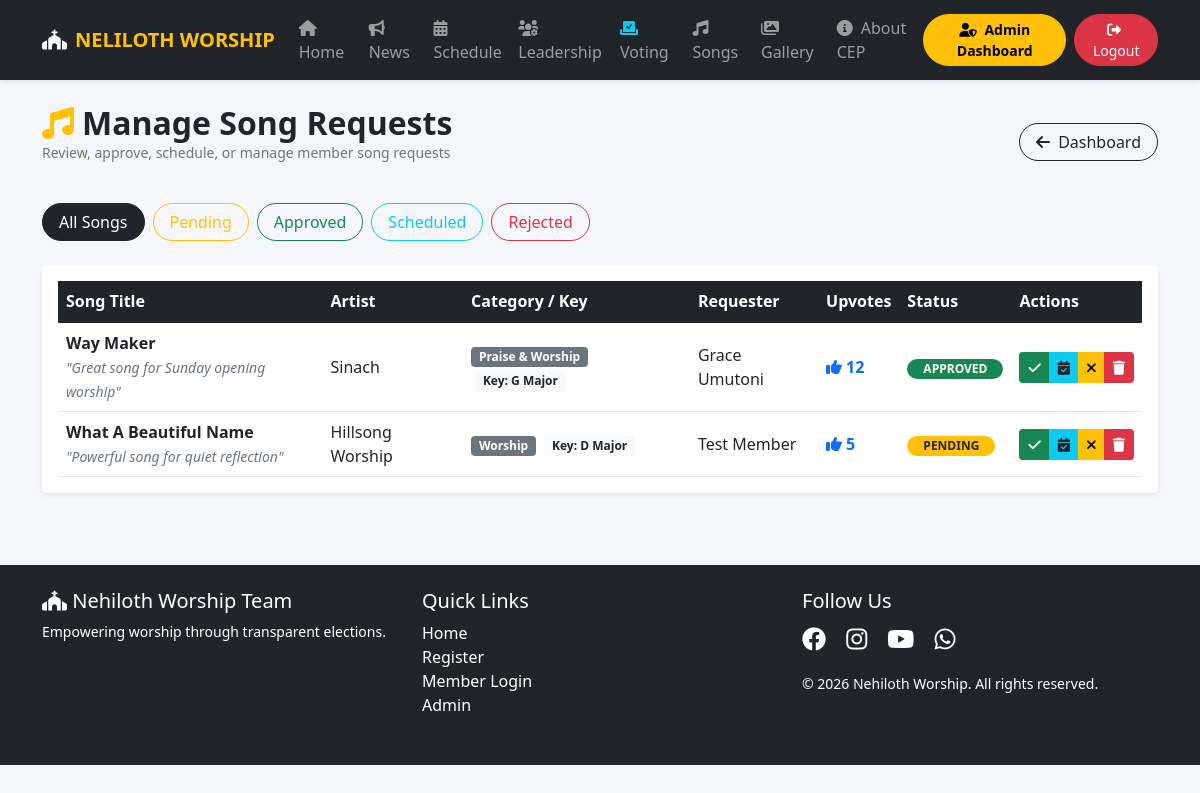
Page /admin/manage_songs.php (signed in) on the committed database.
### tables this page shows
CREATE TABLE IF NOT EXISTS song_requests (
    id INT PRIMARY KEY AUTO_INCREMENT,
    member_id INT NULL,
    requester_name VARCHAR(100) NOT NULL,
    song_title VARCHAR(255) NOT NULL,
    artist VARCHAR(100) DEFAULT 'Unknown / Traditional',
    genre_category VARCHAR(100) DEFAULT 'Worship',
    key_note VARCHAR(20) DEFAULT 'C',
    lyrics_link TEXT NULL,
    notes TEXT NULL,
    status ENUM('pending','approved','scheduled','rejected') DEFAULT 'pending',
    votes_count INT DEFAULT 0,
    requested_at TIMESTAMP DEFAULT CURRENT_TIMESTAMP,
    FOREIGN KEY (member_id) REFERENCES members(id) ON DELETE SET NULL
);

### config/functions.php (called while the page is built, shortened)
<?php
require_once __DIR__ . "/database.php";
function getSongRequests($status = null, $category = null, $limit = 50) {
    global $pdo;
    try {
        $sql = "SELECT s.*, m.name as member_name_db FROM song_requests s LEFT JOIN members m ON s.member_id = m.id WHERE 1=1";
        $params = [];
        $sql .= " ORDER BY s.votes_count DESC, s.requested_at DESC LIMIT " . (int)$limit;
        $stmt = $pdo->prepare($sql);
        $stmt->execute($params);
        return $stmt->fetchAll();
    } catch (PDOException $e) { return []; }
}
?>

### admin/manage_songs.php (the view, shortened to what this page needs)
<?php
require_once "../config/functions.php";
$status_filter = isset($_GET['status']) ? sanitize($_GET['status']) : null;
$songs = getSongRequests($status_filter);
?>
<!DOCTYPE html>
<html lang="en">
<head>
    <link href="https://cdn.jsdelivr.net/npm/bootstrap@5.1.3/dist/css/bootstrap.min.css" rel="stylesheet">
    <link rel="stylesheet" href="https://cdnjs.cloudflare.com/ajax/libs/font-awesome/6.0.0/css/all.min.css">
</head>
<body>
<?php include "../navbar.php"; ?>
<div class="container py-4">
    <div class="d-flex justify-content-between align-items-center mb-4">
        <div>
            <h2 class="fw-bold text-dark mb-0"><i class="fas fa-music text-warning me-2"></i>Manage Song Requests</h2>
            <p class="text-muted small">Review, approve, schedule, or manage member song requests</p>
        </div>
        <a href="dashboard.php" class="btn btn-outline-dark rounded-pill px-3"><i class="fas fa-arrow-left me-1"></i> Dashboard</a>
    </div>
    <div class="d-flex gap-2 mb-4">
        <a href="manage_songs.php" class="btn btn-outline-dark rounded-pill px-3 <?php echo empty($status_filter)?'active':''; ?>">All Songs</a>
        <a href="manage_songs.php?status=pending" class="btn btn-outline-warning rounded-pill px-3 <?php echo $status_filter=='pending'?'active':''; ?>">Pending</a>
        <a href="manage_songs.php?status=approved" class="btn btn-outline-success rounded-pill px-3 <?php echo $status_filter=='approved'?'active':''; ?>">Approved</a>
        <a href="manage_songs.php?status=scheduled" class="btn btn-outline-info rounded-pill px-3 <?php echo $status_filter=='scheduled'?'active':''; ?>">Scheduled</a>
        <a href="manage_songs.php?status=rejected" class="btn btn-outline-danger rounded-pill px-3 <?php echo $status_filter=='rejected'?'active':''; ?>">Rejected</a>
    </div>
    <div class="card border-0 shadow-sm rounded-4 bg-white p-3">
        <div class="table-responsive">
            <table class="table table-hover align-middle mb-0">
                <thead class="table-dark">
                    <tr>
                        <th>Song Title</th>
                        <th>Artist</th>
                        <th>Category / Key</th>
                        <th>Requester</th>
                        <th>Upvotes</th>
                        <th>Status</th>
                        <th>Actions</th>
                    </tr>
                </thead>
                <tbody>
                    <?php if (empty($songs)): ?>
                        <tr><td colspan="7" class="text-center py-4 text-muted">No song requests found.</td></tr>
                    <?php else: ?>
                        <?php foreach ($songs as $s): ?>
                            <tr>
                                <td>
                                    <strong class="text-dark"><?php echo htmlspecialchars($s['song_title']); ?></strong>
                                    <?php if (!empty($s['notes'])): ?><br><small class="text-muted"><em>"<?php echo htmlspecialchars($s['notes']); ?>"</em></small><?php endif; ?>
                                </td>
                                <td><?php echo htmlspecialchars($s['artist']); ?></td>
                                <td>
                                    <span class="badge bg-secondary"><?php echo htmlspecialchars($s['genre_category']); ?></span>
                                    <span class="badge bg-light text-dark ms-1">Key: <?php echo htmlspecialchars($s['key_note']); ?></span>
                                </td>
                                <td><?php echo htmlspecialchars($s['requester_name']); ?></td>
                                <td><span class="fw-bold text-primary"><i class="fas fa-thumbs-up me-1"></i><?php echo $s['votes_count']; ?></span></td>
                                <td>
                                    <?php
                                        $st = $s['status'];
                                        $badge = $st=='approved'?'bg-success':($st=='scheduled'?'bg-info text-dark':($st=='rejected'?'bg-danger':'bg-warning text-dark'));
                                    ?>
                                    <span class="badge <?php echo $badge; ?> rounded-pill px-3"><?php echo strtoupper($st); ?></span>
                                </td>
                                <td>
                                    <div class="btn-group btn-group-sm">
                                        <a href="manage_songs.php?action=approve&id=<?php echo $s['id']; ?>" class="btn btn-success" title="Approve"><i class="fas fa-check"></i></a>
                                        <a href="manage_songs.php?action=schedule&id=<?php echo $s['id']; ?>" class="btn btn-info text-dark" title="Schedule for Service"><i class="fas fa-calendar-check"></i></a>
                                        <a href="manage_songs.php?action=reject&id=<?php echo $s['id']; ?>" class="btn btn-warning" title="Reject"><i class="fas fa-times"></i></a>
                                        <a href="manage_songs.php?action=delete&id=<?php echo $s['id']; ?>" class="btn btn-danger" onclick="return confirm('Delete this song request?');" title="Delete"><i class="fas fa-trash"></i></a>
                                    </div>
                                </td>
                            </tr>
                        <?php endforeach; ?>
                    <?php endif; ?>
                </tbody>
            </table>
        </div>
    </div>
</div>
<?php include "../footer.php"; ?>
</body>
</html>

### admin/manage_songs.php (style rules this page uses)
body { background:#f4f6f9;min-height:100vh; }

### rows in the picture
song_requests: song_title "Way Maker", notes "Great song for Sunday opening worship", artist "Sinach", genre_category "Praise & Worship", key_note "G Major", requester_name "Grace Umutoni", votes_count "12", status "APPROVED"
song_requests: song_title "What A Beautiful Name", notes "Powerful song for quiet reflection", artist "Hillsong Worship", genre_category "Worship", key_note "D Major", requester_name "Test Member", votes_count "5", status "PENDING"
